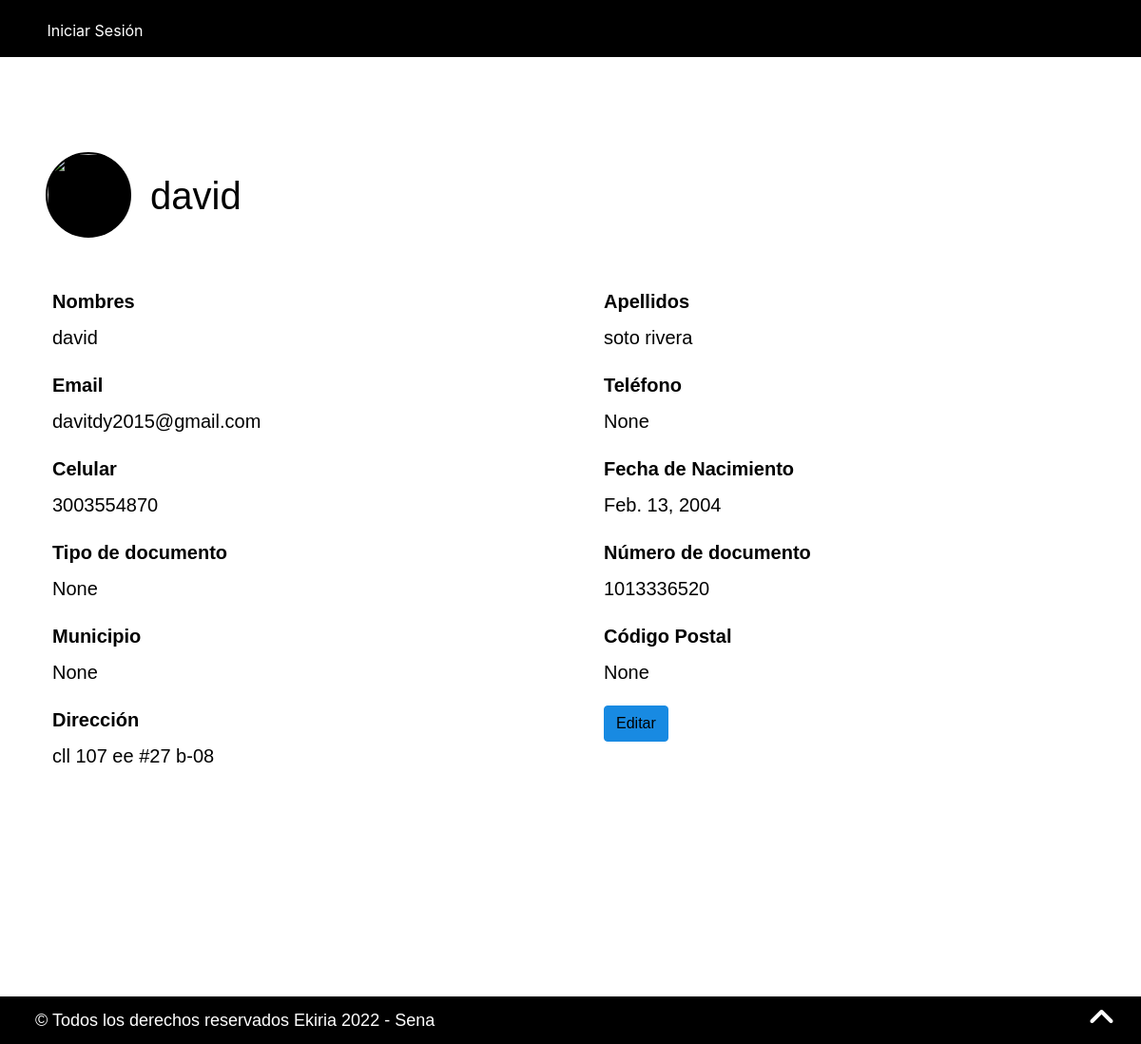
The app's page /InformacionUsuario/Perfil (signed in) with its own data.
### Usuarios/models.py (models this page shows, shortened)
class Usuario(AbstractBaseUser):
    id_usuario = models.AutoField(unique=True, primary_key=True)
    username = models.CharField('Nombre de usuario', unique = True, max_length=25)
    nombres = models.CharField('Nombres', max_length=60, blank=False, null = False)
    apellidos = models.CharField('Apellidos', max_length=60, blank=False, null= False)
    telefono = models.CharField('Número Télefonico',max_length=10, blank=True, null=True)
    celular = models.CharField('Número De Celular',max_length=10, blank=False, null=False, unique=True)
    email = models.EmailField('Correo Electrónico', unique=True)
    fec_nac = models.DateField('Fecha De Nacimiento')
    tipo_documento = models.ForeignKey(TipoDocumento, null=True, blank=True, on_delete=models.CASCADE)
    num_documento = models.CharField('Número De Identificación',max_length=10, unique=True)
    img_usuario = models.ImageField(
        'Imagen De Perfil',
        upload_to='perfil/',
        default="perfil/profile.jpg",
        max_length=200,
        )
    municipio = models.ForeignKey(Municipio, null=True, blank=True, on_delete=models.CASCADE)
    direccion = models.CharField(blank=True, null=True, max_length=250)
    cod_postal = models.ForeignKey(CodigoPostal, null=True, blank=True, on_delete=models.SET_NULL)
    rol = models.ForeignKey(Group, default=2, null=True, blank=True, on_delete=models.SET_DEFAULT)
    estado = models.BooleanField(default = True)
    administrador = models.BooleanField(default=False)
    objects = UsuarioManager()
    USERNAME_FIELD='username'
    REQUIRED_FIELDS=['email', 'nombres', 'apellidos', 'celular', 'fec_nac', 'num_documento', 'direccion']
    class Meta:
        db_table = 'usuarios'
        permissions = [
            ('Empleado',"Es un empleado"),
            ('Cliente',"Es un cliente"),
            ('Administrador',"Es un administrador"),
            ('Grado 1','Puede visualizar elementos de grado 1'),
            ('Grado 2','Puede visualizar elementos de grado 2'),
            ('Grado 3','Puede visualizar elementos de grado 3'),
            ('Grado 4','Puede visualizar elementos de grado 4'),
            ('Grado 5','Puede visualizar elementos de grado 5'),
            ('Grado 6','Puede visualizar elementos de grado 6'),
            ('Grado 7','Puede visualizar elementos de grado 7'),
            ('Grado 8','Puede visualizar elementos de grado 8'),
            ('Grado 9','Puede visualizar elementos de grado 9'),
            ('Grado 10','Puede visualizar elementos de grado 10'),
                       ]

### Configuracion/models.py (models this page shows, shortened)
class cambiosFooter(models.Model):
    id_footer = models.AutoField(primary_key=True, unique=True)
    Direccion = models.CharField(max_length=500, null=False, blank=False)
    Telefono = models.CharField(max_length=20, null=False, blank=False)
    Derechos = models.CharField(max_length=20, null=False, blank=False)
    Footer_Color_Letra = models.CharField(max_length=20, null=False, blank=False)
    Footer_Color_Fondo = models.CharField(max_length=20, null=False, blank=False)
    Footer_tamano_Titulo = models.CharField(max_length=20, null=False, blank=False)
    Footer_tamano_Texto = models.CharField(max_length=20, null=False, blank=False)
    Footer_Tipo_Letra = models.CharField(max_length=20, null=False, blank=False)
    class Meta:
        db_table = "footer"

### Usuarios/views.py (the view)
# urls.py: path('Perfil', Perfil, name="Perfil"),
@login_required()
def Perfil(request):
    UserSesion = if_User(request)
    cambiosQueryset = cambios.objects.all()
    cambiosfQueryset = cambiosFooter.objects.all()
    usuario = Usuario.objects.get(id_usuario=request.session['pk'])
    return render(request, "UserInformation/Perfil.html", {"Usuario":usuario, "User":UserSesion, 'cambios':cambiosQueryset, 'footer':cambiosfQueryset})

### Usuarios/context_processors.py (called while the page is built)
def registro_form(request):
    registro_form = Regitro()
    return{
        'registroForm':registro_form
    }

### Usuarios/views.py (called while the page is built)
def if_User(request):
    UserSesion=""
    if request.session:
        try:
            if request.session['pk']:
                imagen = Usuario.objects.get(id_usuario=request.session['pk'])
                imagen = imagen.img_usuario
                UserSesion = {"username":request.session['username'], "rol":request.session['rol'], "admin":request.session['Admin'],"imagen":imagen, "notify":request.session['notificaciones']}
                return UserSesion
        except:
            return False

### Usuarios/Templates/UserInformation/Perfil.html (shortened to what this page needs)
{% extends "Menu_Usuario.html" %} {% block head %}
<head>
    <link rel="stylesheet" href="/static/ModuloUsuarios/css/stylePerfil.css">
</head>
{% endblock head %} {% block Contenido %}
<div class="Perfil_contenedor">
        <div class="d-flex p-2">
            <a href="{%url 'EditarPerfil'%} ">
                <img src="/media/{{User.imagen}}" class="Perfil_foto_perfil" data-bs-toggle="modal" data-bs-target="#exampleModal">
            </a>
            <h1 class="Perfil_Apodo">
                {{Usuario.username}}</h1>
            </div>
        <br>
        <div class="Perfil_informacion">
            <div class="row">
                <div class="col"><label>Nombres</label><br>{{Usuario.nombres}}</div>
                <div class="col"><label>Apellidos</label><br>{{Usuario.apellidos}}</div>
            </div>
            <div class="row">
                <div class="col"><label>Email</label><br>{{Usuario.email}}</div>
                <div class="col"><label>Teléfono</label><br>{{Usuario.telefono}}</div>
            </div>
            <div class="row">
                <div class="col"><label>Celular</label><br>{{Usuario.celular}}</div>
                <div class="col"><label>Fecha de Nacimiento</label><br>{{Usuario.fec_nac}}</div>
            </div>
            <div class="row">
                <div class="col"><label>Tipo de documento</label><br>{{Usuario.tipo_documento}}</div>
                <div class="col"><label>Número de documento</label><br>{{Usuario.num_documento}}</div>
            </div>
            <div class="row">
                <div class="col"><label>Municipio</label><br>{{Usuario.municipio}}</div>
                <div class="col"><label>Código Postal</label><br>{{Usuario.cod_postal}}</div>
            </div>
            <div class="row">
                <div class="col"><label>Dirección</label><br>{{Usuario.direccion}}</div>
                <div class="col">
                    <button type="button" class="btn btn-primary"><a href="{%url 'EditarPerfil'%} " style="color:#000;"> Editar</a></button>
                </div>
            </div>
        </div>
    </div>
    {% endblock Contenido %}

### Proyecto_Ekiria/Templates/Menu_Usuario.html (shortened to what this page needs)
{% include "preloader.html" %}
<!DOCTYPE html>
<html lang="es">
<head>
    {% block head %}{% endblock head %}
</head>
<body>
    <div class="contentMenu" id="contentMenu">{% if User %}
        <div class="toggle ">
            <i class="abrir fas fa-bars "></i>
            <i class="cerrar fas fa-times "></i>
        </div>
        {% else %}
        <div class="Init__Sec">
            <a href="{%url 'IniciarSesion'%}" style="color: white;">Iniciar Sesión</a>
        </div>
        {% endif %}
        <div class="menus">
        </div>
        <div class="grid">
            <div class="content" id="body-content-menu">
                <div class="relle">
                    <div class="contentDiv" id="div">
                        <br><br><br> {% block Contenido %}{% endblock Contenido %}
                    <br><br><br><br><br><br><br>
                </div>
            </div>
            {% block footer %}
            <div class="footerE">
                {%if footer%} {%for cambiosFooter in footer%}
                <div class="footerContent" id="texto2">
                    <div class="Principal">
                        <ul>
                            <li>
                                <h3 id="text4" class="tipo2">&copy; Todos los derechos reservados Ekiria {{cambiosFooter.Derechos}} - Sena</h3>
                            </li>
                            <li onclick="Footer()"><i class="fa fa-angle-up icon_show"></i></li>
                        </ul>
                    </div>
                </div>
                {%endfor%} {%else%}
                <h1>No hay registros</h1>
                {%endif%}
            </div>
            {% endblock footer %}
        </div>
    </div>
    </div>
</body>
</html>

### static/Proyecto_Ekiria/css/stylePreloader.css (style rules this page uses)
* { margin: 0; padding: 0; box-sizing: border-box; --black: #000000; --menu_color: #0f0f0f; --white: #fff; --ShinyPurple: #a200ff; --Purple: #572364; }
body { background: #fff !important; overflow: hidden; }
.contentMenu { visibility: hidden; }

### static/Proyecto_Ekiria/css/styleMenuUsuario.css (style rules this page uses)
* { margin: 0; padding: 0; box-sizing: border-box; }
body { min-height: 100vh; }
.grid { position: fixed; background-color: transparent; top: 0px; left: 0; bottom: 0; width: 100%; box-sizing: initial; display: flex; }
.content { margin-top: 60px; margin-bottom: 0px; }
@media (min-width: 950px) { .content { width: 100%; top: 0px; margin-right: 0px; overflow: auto; float: right; transition: 0.2s; } }
.menus { position: sticky; top: 0px; margin: 0 auto; width: 100%; height: 60px; border-bottom: 2px solid black; background: var(--menu_color); z-index: 9; background-color: black; }
.content .contentDiv { position: relative; top: -10px; width: 100%; padding: 0; }
.Init__Sec { position: fixed; top: 12px; bottom: 0px; width: 200px; height: 40px; cursor: pointer; display: flex; justify-content: center; align-items: center; z-index: 10; transition: 0.5s; }
.footerE { position: fixed; bottom: 0; margin: 0; width: 100%; padding: 0; margin: 0; z-index: 10; }
.footerE .footerContent { padding: 5px; list-style: none; }
.footerE .footerContent .Principal ul { list-style: none; display: flex; justify-content: space-between; padding-right: 15px; font-size: 18px; margin-bottom: 0px; }
.footerE .footerContent .Principal ul li { margin-top: 10px; }
.footerE .footerContent .Principal ul li i { font-size: 32px; margin-top: -20px; padding: 0 7.5px 5px 7px; }

### static/ModuloUsuarios/css/stylePerfil.css (style rules this page uses)
.Perfil_contenedor { width: 100%; height: 100%; margin: 20px; background-color: #fff; padding: 20px; border-radius: 5px; }
.Perfil_foto_perfil { width: 90px; height: 90px; border-radius: 50%; border: 2px solid #000; outline: 1px solid #000; background-color: #000; margin-top: -10px; cursor: pointer; image-rendering: crisp-edges; }
.Perfil_Apodo { font-family: Arial, Helvetica, sans-serif; margin-left: 20px; margin-top: 12px; }
.Perfil_informacion label { font-weight: 700; }
.Perfil_informacion .row { margin: 20px 0; font-size: 20px; }

### Proyecto_Ekiria/Templates/preloader.html (style rules this page uses)
.Init__Sec { display: none; }
.menus { display: none; }
.btn { display: none; }
.footerE { display: none; }

### records on screen
Usuario: username "david", nombres "david", apellidos "soto rivera", email "davitdy2015@gmail.com", telefono "None", celular "3003554870", fec_nac "Feb. 13, 2004", tipo_documento "None", num_documento "1013336520", municipio "None", cod_postal "None", direccion "cll 107 ee #27 b-08"
cambiosFooter: Derechos "2022"
